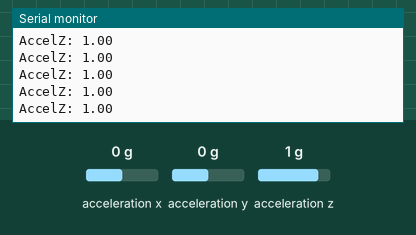
Bench run of a sketch on a simulated Arduino Nano 33 BLE. Shown: the last lines printed to the serial monitor. Inputs (shaded band) come from the test bench; at power-on: acceleration z 1 g, acceleration x 0 g, acceleration y 0 g. Nothing arrives over Bluetooth unless stated; a phone connects over Bluetooth LE 3 s after start.

Above: at 3.8 s.
3.9 s: acceleration z set to -1.4 g
At 4.7 s:
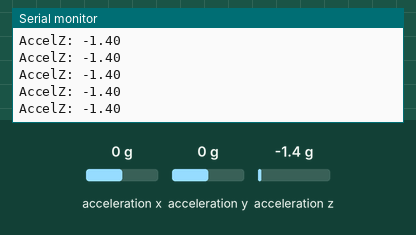
5.4 s: acceleration z set to 0.8 g
At 6.5 s:
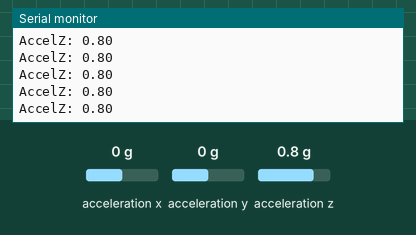
Timing chart, 0 to 8.4 s (numbered marks = the images above; inputs shaded):
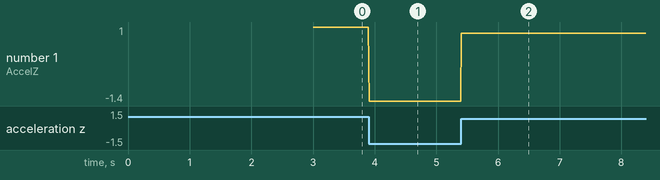

The sketch:

sensor_data_collector.ino
```cpp
#include <Arduino_BMI270_BMM150.h>
#include <Wire.h>
#include <ArduinoBLE.h>

// BLE Service and Characteristic UUIDs
#define SENSOR_SERVICE_UUID "19B10000-E8F2-537E-4F6C-D104768A1214"
#define SENSOR_CHARACTERISTIC_UUID "19B10001-E8F2-537E-4F6C-D104768A1214"

// BLE Service and Characteristic
BLEService sensorService(SENSOR_SERVICE_UUID);
BLECharacteristic sensorCharacteristic(SENSOR_CHARACTERISTIC_UUID, BLENotify, 40);

// Jump detection variables
const float JUMP_THRESHOLD = 0.8;      // Lowered threshold for easier detection
const int DEBOUNCE_TIME = 500;        // Reduced debounce time
unsigned long lastJumpTime = 0;
int jumpCount = 0;
bool wasInAir = false;

// Speed detection variables
const int SAMPLES_FOR_SPEED = 10;
float accelSamples[SAMPLES_FOR_SPEED][3];
int sampleIndex = 0;
unsigned long lastSpeedUpdateTime = 0;
const unsigned long SPEED_UPDATE_INTERVAL = 1000; // Update speed every 1 second
float currentSpeed = 0.0; // Speed in km/h
float previousAccelMagnitudes[3] = {0.0, 0.0, 0.0}; // Store previous values to detect actual movement

// Combined data variables
bool dataUpdated = false;

void setup() {
  Serial.begin(115200);  // Initialize serial but don't wait for it

  // Initialize IMU with maximum sensitivity
  if (!IMU.begin()) {
    while (1); // If IMU fails, stop here
  }

  // Initialize BLE
  if (!BLE.begin()) {
    while (1); // If BLE fails, stop here
  }

  // Set advertised local name and service UUID
  BLE.setLocalName("SensorData");
  BLE.setAdvertisedService(sensorService);

  // Add characteristic to service
  sensorService.addCharacteristic(sensorCharacteristic);

  // Add service
  BLE.addService(sensorService);

  // Start advertising
  BLE.advertise();
}

// Calculate speed from acceleration samples
float calculateSpeed() {
  float sumX = 0, sumY = 0;

  // Calculate the sum of horizontal accelerations (X and Y axis)
  for (int i = 0; i < SAMPLES_FOR_SPEED; i++) {
    sumX += accelSamples[i][0]; // X-axis
    sumY += accelSamples[i][1]; // Y-axis
  }

  // Average acceleration on horizontal plane
  float avgAccelX = sumX / SAMPLES_FOR_SPEED;
  float avgAccelY = sumY / SAMPLES_FOR_SPEED;

  // Calculate magnitude of acceleration vector
  float accelMagnitude = sqrt(sq(avgAccelX) + sq(avgAccelY));

  // Check for actual movement by comparing with previous magnitudes
  // Shift values in the array
  float variability = 0;
  for (int i = 2; i > 0; i--) {
    previousAccelMagnitudes[i] = previousAccelMagnitudes[i-1];
    variability += abs(previousAccelMagnitudes[i] - previousAccelMagnitudes[i-1]);
  }
  previousAccelMagnitudes[0] = accelMagnitude;

  // Apply a higher threshold to filter out noise when standing still
  // Also check for variability in readings - real movement has changing acceleration
  if (accelMagnitude < 0.25 || variability < 0.05) {
    return 0.0;
  }

  // Simple conversion from acceleration to speed with improved calibration
  float calibrationFactor = 2.8; // Reduced calibration factor

  return accelMagnitude * calibrationFactor;
}

// Send updated data via BLE
void sendUpdatedData() {
  // Format data as simple comma-separated values: "jumps,speed"
  // This format is easier to parse on the receiving end
  char dataBuffer[40];
  sprintf(dataBuffer, "%d,%.1f", jumpCount, currentSpeed);

  // Send the combined data
  sensorCharacteristic.writeValue(dataBuffer);

  Serial.print("BLE Sent: ");
  Serial.println(dataBuffer);

  dataUpdated = false;
}

void loop() {
  // Wait for a BLE central to connect
  BLEDevice central = BLE.central();

  if (central) {
    while (central.connected()) {
      float accelX, accelY, accelZ;

      if (IMU.accelerationAvailable()) {
        IMU.readAcceleration(accelX, accelY, accelZ);

        // Store acceleration sample for speed calculation
        accelSamples[sampleIndex][0] = accelX;
        accelSamples[sampleIndex][1] = accelY;
        accelSamples[sampleIndex][2] = accelZ;
        sampleIndex = (sampleIndex + 1) % SAMPLES_FOR_SPEED;

        // Print acceleration for debugging
        Serial.print("AccelZ: ");
        Serial.println(accelZ);

        unsigned long currentTime = millis();

        // Check if enough time has passed since last jump
        if (currentTime - lastJumpTime < DEBOUNCE_TIME) {
          continue;
        }

        // Jump detection
        if (accelZ < -JUMP_THRESHOLD && !wasInAir) {
          wasInAir = true;
          Serial.println("Takeoff detected!");
        }
        else if (accelZ > 0 && wasInAir) {
          // Jump completed
          wasInAir = false;
          jumpCount++;
          lastJumpTime = currentTime;

          Serial.print("JUMP! Count: ");
          Serial.println(jumpCount);

          dataUpdated = true;
        }

        // Update speed at regular intervals
        if (currentTime - lastSpeedUpdateTime >= SPEED_UPDATE_INTERVAL) {
          currentSpeed = calculateSpeed();
          lastSpeedUpdateTime = currentTime;

          // Enhanced speed display
          Serial.println("-------------------------");
          Serial.print("SPEED: ");
          Serial.print(currentSpeed, 1);
          Serial.println(" km/h");

          // Visual indicator for speed
          Serial.print("Indicator: ");
          for (int i = 0; i < min(int(currentSpeed), 20); i++) {
            Serial.print(">");
          }
          Serial.println("");
          Serial.println("-------------------------");

          dataUpdated = true;
        }

        // Send combined data if anything was updated
        if (dataUpdated) {
          sendUpdatedData();
        }
      }

      delay(10); // Small delay to prevent overwhelming the connection
    }
  }
} 
```

Measured:
- after the input at 3.9 s, the serial monitor: prints a new line at once (image 1)
- after the input at 5.4 s, the serial monitor: prints a new line at once (image 2)
- plotted number 1: 1 → -1.4 after the input at 3.9 s, -1.4 → 0.8 after the input at 5.4 s
